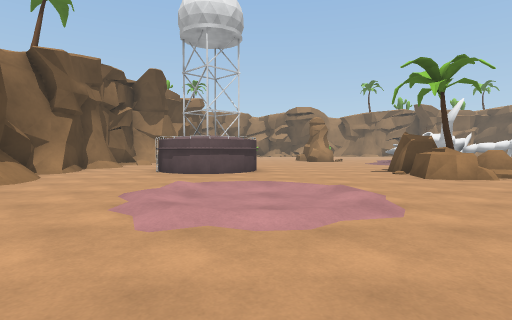
[1] (above)

24 first-person views from a walk through a Unity game level. The camera is 1.2 m above the floor, tilts 2° down and sees 80° across. The floor is counted in squares, 2 m on a side. Each view is taken from the middle of a square. On the plan, view 1 faces up. The plan holds only what a view shows up to about 9 squares ahead; the rest is blank. The place goes on beyond the plan.

[2]
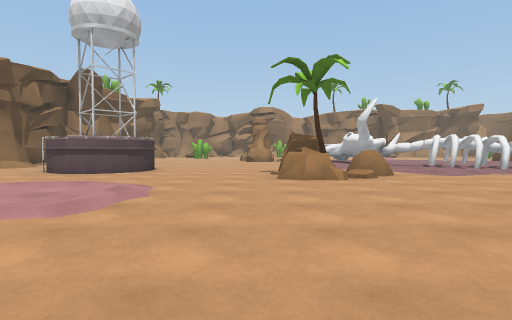

[3]
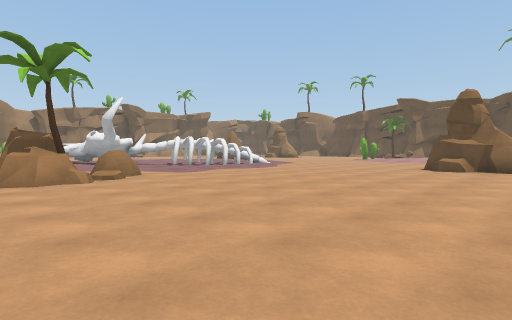

[4]
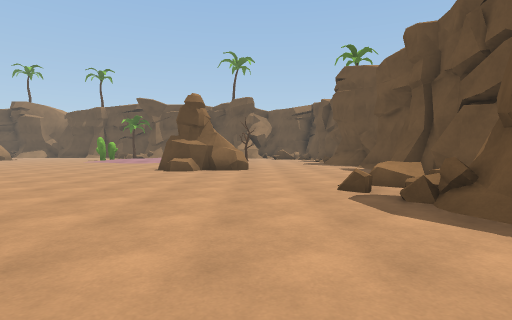

[5]
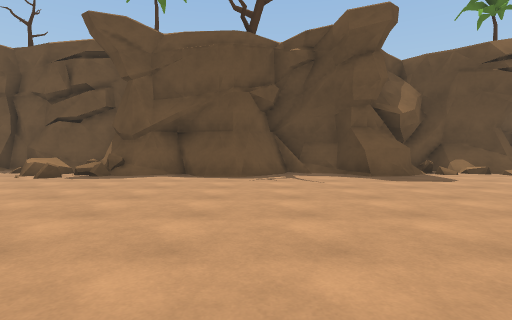

[6]
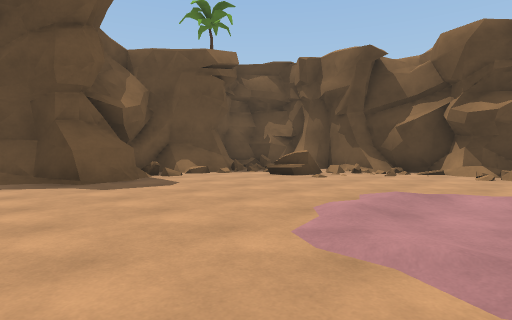

[7]
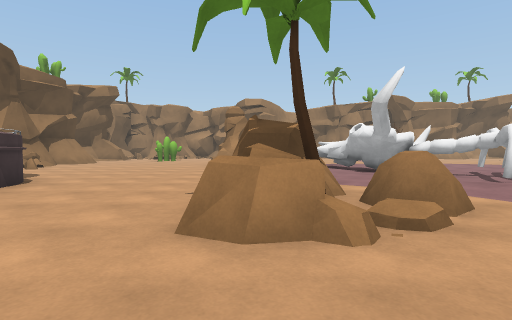

[8]
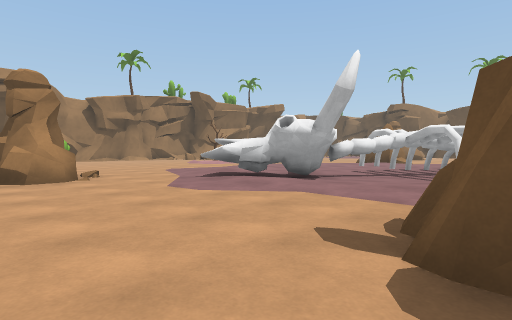

[9]
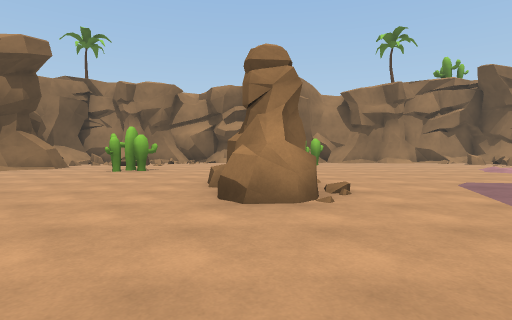

[10]
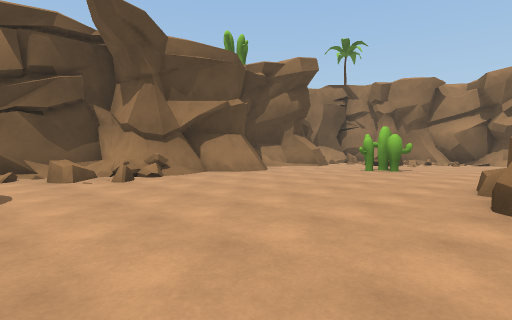

[11]
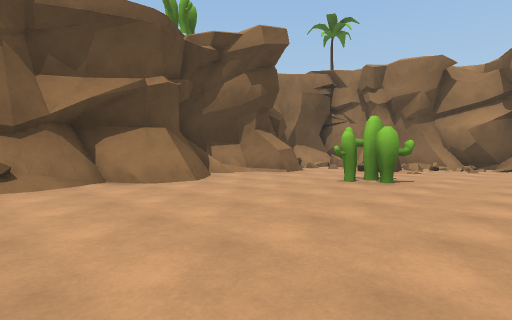

[12]
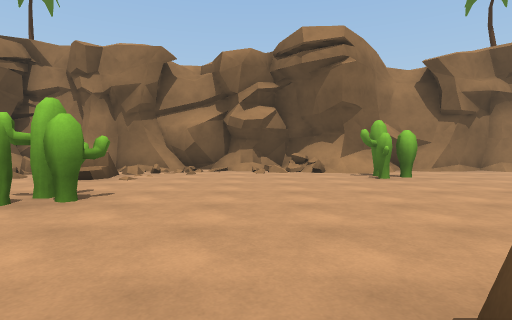

[13]
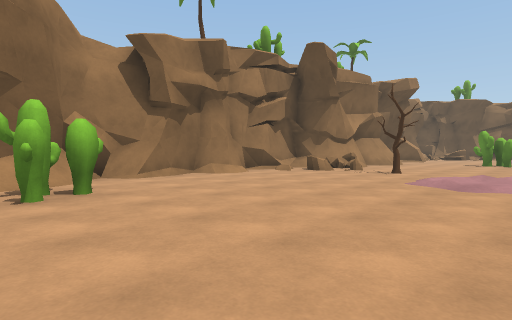

[14]
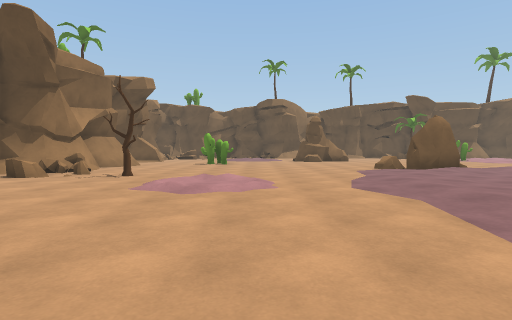

[15]
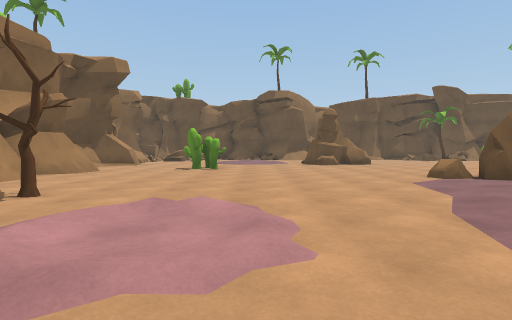

[16]
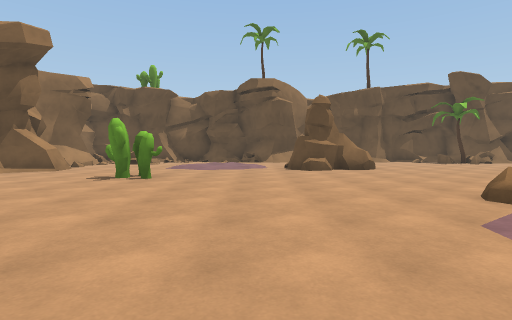

[17]
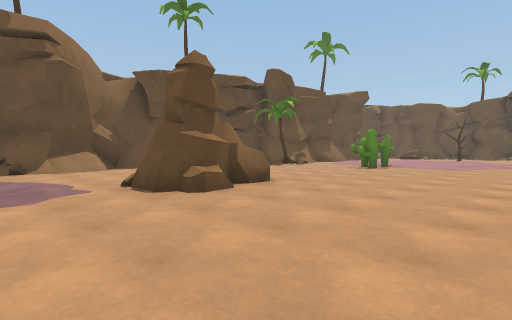

[18]
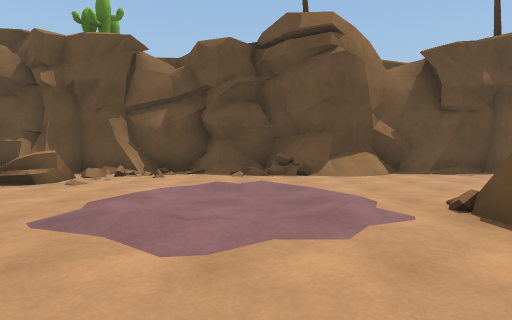

[19]
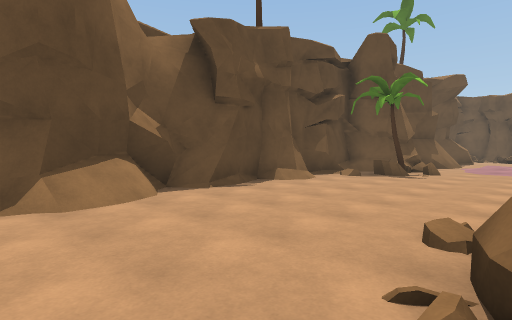

[20]
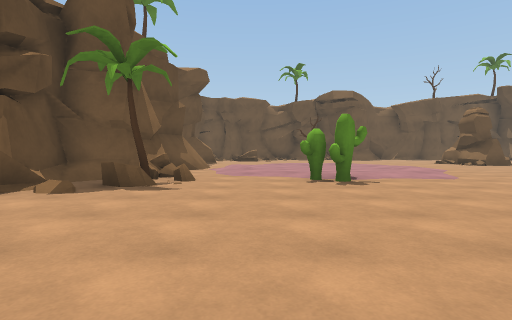

[21]
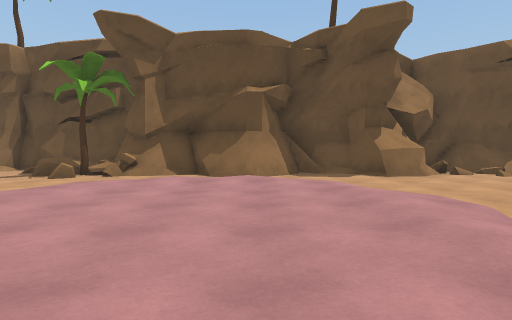

[22]
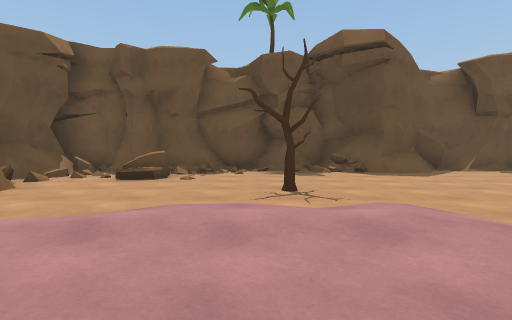

[23]
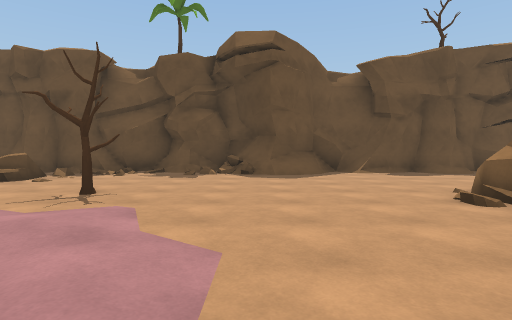

[24]
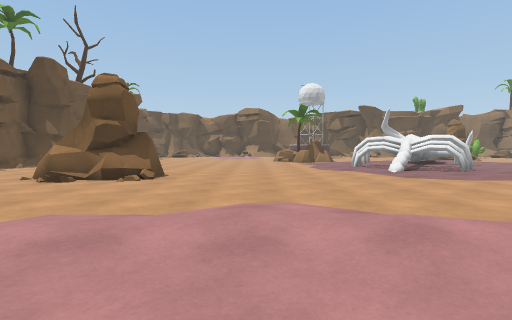

### Floor plan
Key: @ floor where view 1 was taken; # wall or solid block; x gap in a wall; . main floor; : floor 0.25 m higher than the main floor; + floor 0.5 m higher than the main floor; / step, stairs or slope; = window, fence, low wall or low ledge; ^ raised ledge; R rock; T tree; C cactus; O other object.
Columns run from 6 left of view 1 to 26 right of it. Each row starts with its distance up from view 1.
 25    ##############  #
 24  #####=...##.../. #####  #     ##
 23   =  ......C......==#.# .##   =#
 22     .#.....C......=........ .+: #
 21   ##..............T.............#
 20  ##..CC........./.......C.......#
 19  #=..C........././.....C../  ...#
 18  ##............./........./   ..#
 17   #......O.................//..=#
 16   #......OO...............OO.../#
 15   #......OO./:::::........O#.../#
 14 ###........./:....:.//....OO....#
 13 ##==........^/#....:R...........#
 12  #=.........^##....:R ..........#
 11     ........:#####.:   .........#
 10      #.........####:/  .........#
  9 #... ##....R.:.###=...........==#
  8 ##..###...RR..::  ........CC./T=#
  7 ##........RTR... ......./:.:..###
  6  #........R............./..././#
  5   ...  /...............//...//##
  4   ...  /....................//##
  3 ##.../ /................//./...##
  2 #..................OO...././...##
  1 ##.................OO.........##
  0 ####..@..................T....##
 -1  ##=........................=//##
 -2    #//##..##///^............x//#
 -3    x/##########==...../=...###=#
 -4    #^#####    ##################

Where each view was taken, in squares from view 1:
view 1: 0 up, 0 right, facing up
view 2: 0 up, 3 right, facing up
view 3: 0 up, 3 right, facing up-right
view 4: 0 up, 4 right, facing right
view 5: 5 up, 4 right, facing down
view 6: 4 up, 3 right, facing down-left
view 7: 4 up, 4 right, facing up
view 8: 8 up, 2 right, facing up-right
view 9: 11 up, 3 right, facing up
view 10: 11 up, 3 right, facing up-left
view 11: 14 up, 2 right, facing up-left
view 12: 16 up, 2 right, facing up
view 13: 18 up, 4 right, facing up-right
view 14: 18 up, 5 right, facing right
view 15: 18 up, 8 right, facing right
view 16: 17 up, 11 right, facing right
view 17: 18 up, 16 right, facing down-right
view 18: 18 up, 18 right, facing right
view 19: 17 up, 21 right, facing down-right
view 20: 14 up, 22 right, facing down
view 21: 4 up, 17 right, facing right
view 22: 5 up, 20 right, facing down
view 23: 5 up, 17 right, facing down
view 24: 5 up, 20 right, facing left
